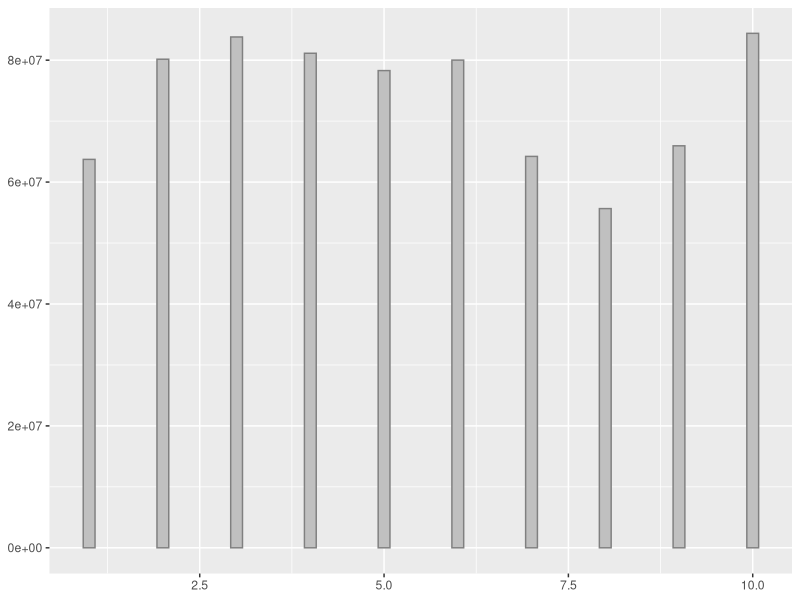
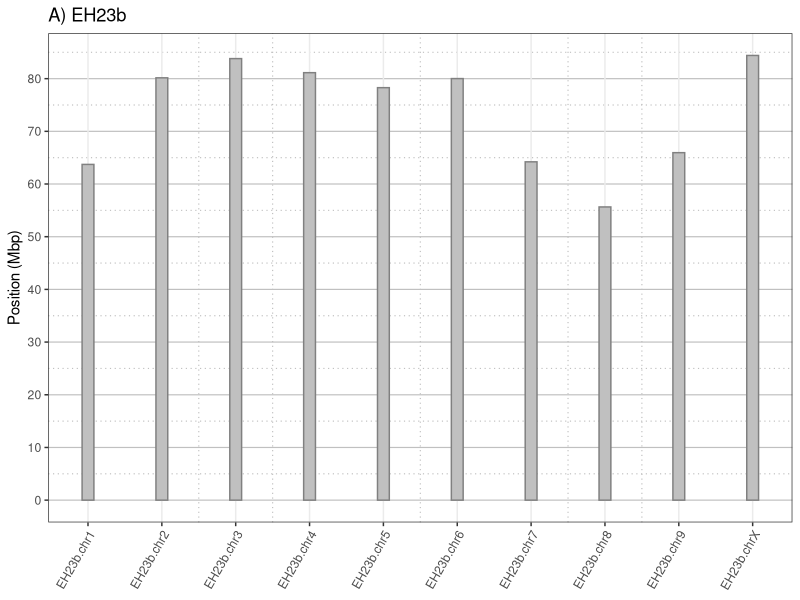
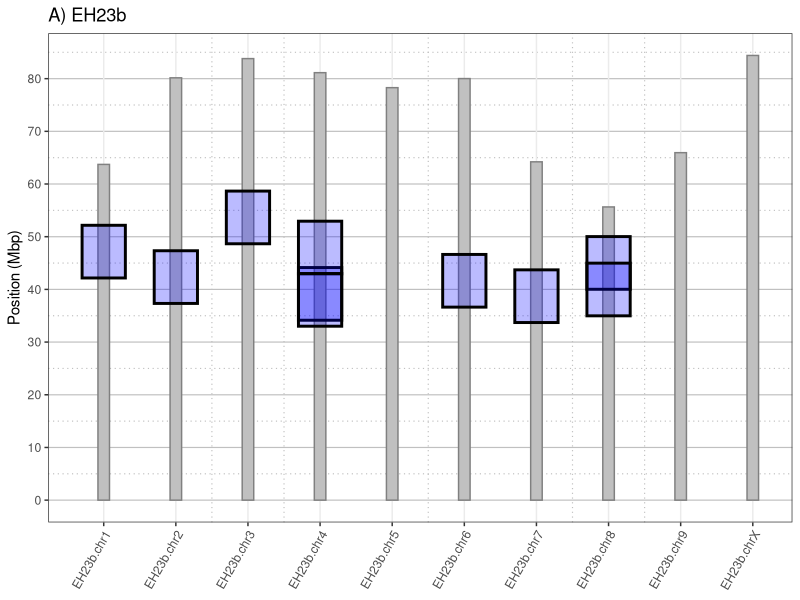
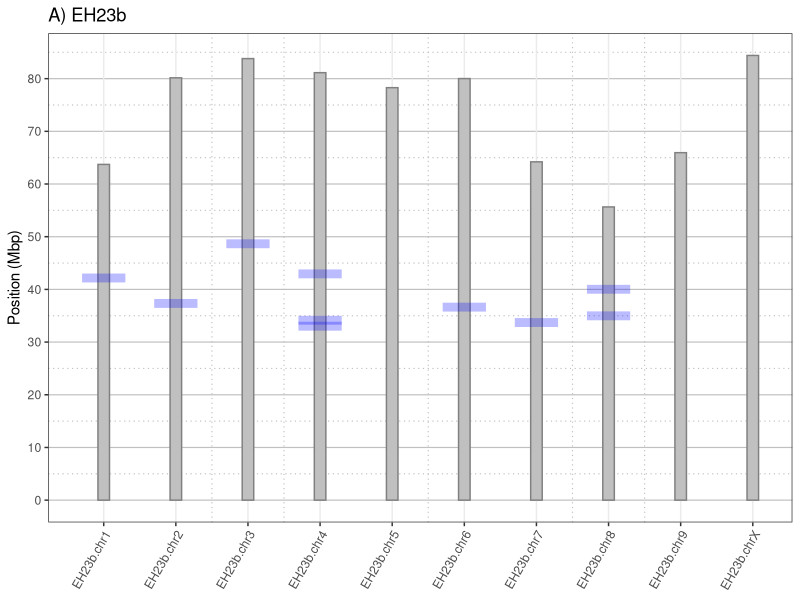
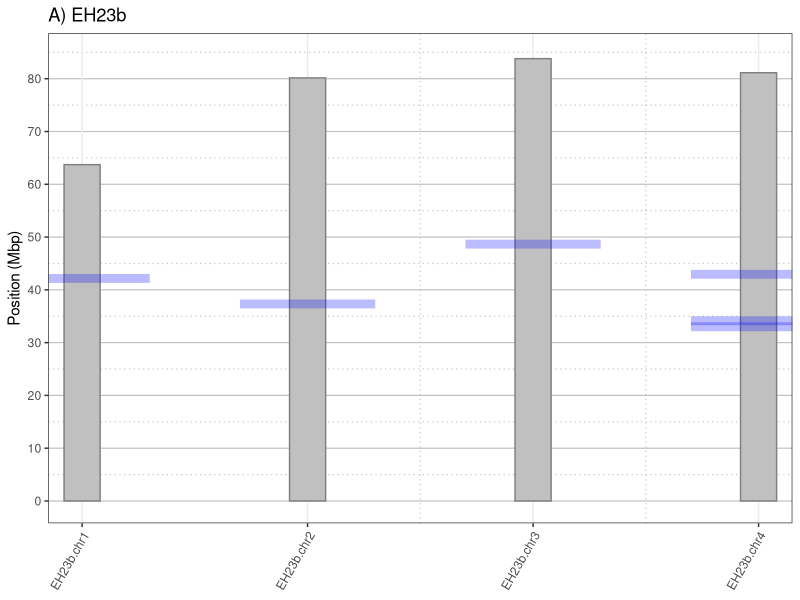
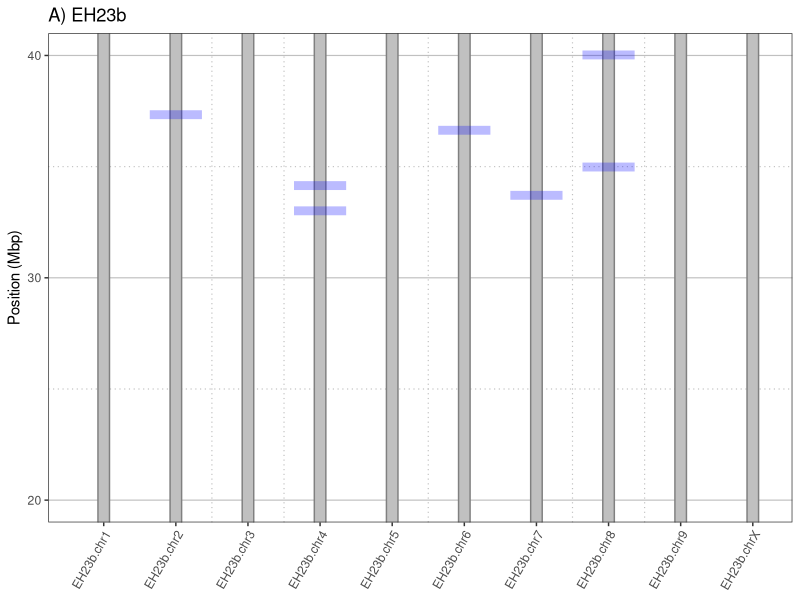
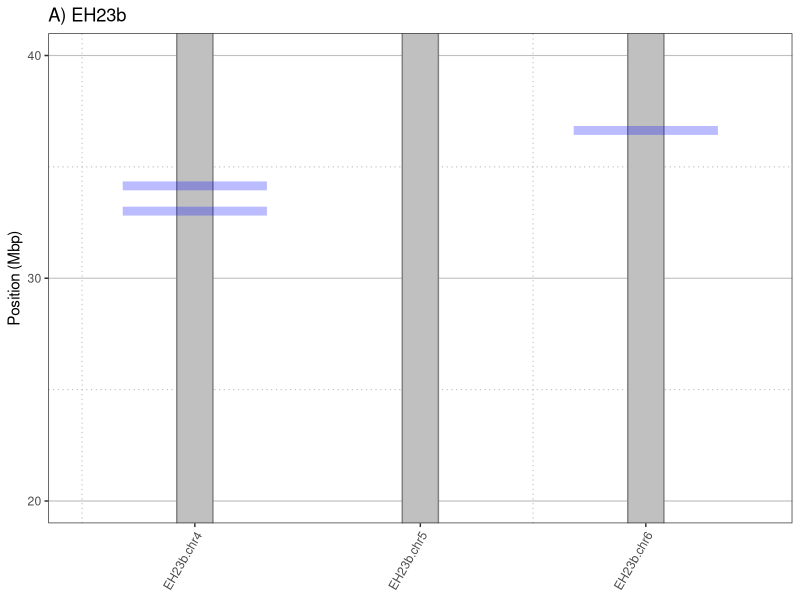

Reproduce these figures in R, in order.
## ---- chunk 1
knitr::opts_chunk$set(echo = TRUE)
knitr::opts_chunk$set(fig.align = "center")
## ---- chunk 2
t1 <- Sys.time()
## ---- chunk 3
#dput(nucs[ , c("Id", "Length")])
nucs <- structure(list(Id = c("EH23b.chr1", "EH23b.chr5", "EH23b.chr2", 
"EH23b.chr3", "EH23b.chr4", "EH23b.chr7", "EH23b.chr8", "EH23b.chr9", 
"EH23b.chr6", "EH23b.chrX"), Length = c(63722626L, 78289000L, 
80157000L, 83805000L, 81133510L, 64212500L, 55650000L, 65951000L, 
80012778L, 84401000L)), class = "data.frame", row.names = c(NA, 
-10L))
nucs[1:3, ]
## ---- chunk 4
nucs$chrom_num <- sub(".+chr", "", nucs$Id)
nucs$chrom_num[ nucs$chrom_num == "X" ] <- 10
nucs$chrom_num <- as.numeric(nucs$chrom_num)
nucs[1:3, ]
## ---- chunk 5
library(ggplot2)
chr_width <- 0.08

p <- ggplot( data = nucs, 
             mapping = aes( 
               xmin = chrom_num - chr_width, 
               xmax = chrom_num + chr_width,
               ymin = 1,
               ymax = Length) )
p <- p + geom_rect( fill = "#C0C0C0", color = "#808080" )
p
## ---- chunk 6
# Theme
p <- p + theme_bw()
p <- p + scale_x_continuous( 
  breaks = nucs$chrom_num,
#  limits = c(0.6, 10.4),
  labels = sub("a.chr", ".chr", nucs$Id)
)
  
p <- p + scale_y_continuous(
  breaks = seq( 0, 120e6, by = 10e6), 
  labels = seq( 0, 120, by = 10)
)


p <- p + theme( 
    panel.grid.minor.x = element_line( 
      linewidth = 0.4, color = "#C0C0C0", linetype = 3 ),
    axis.text.x = element_text(angle = 60, hjust = 1),
    axis.title.x = element_blank(),
    panel.grid.major.y = element_line( 
      linewidth = 0.4, color = "#C0C0C0", linetype = 1 ),
    panel.grid.minor.y = element_line( 
      linewidth = 0.4, color = "#C0C0C0", linetype = 3 )
  )
  
p <- p + ylab("Position (Mbp)")
p <- p + ggtitle( "A) EH23b" )

p
## ---- chunk 7

n_feats <- 10
my_feats <- data.frame(
  chrom = sample(nucs$chrom_num, size = n_feats, replace = TRUE),
  start = rnorm( n = n_feats, mean = 40e6, sd = 1e7)
)
my_feats$end <- my_feats$start + 1e7
my_feats
## ---- chunk 8
feat_width <- 0.3

p + geom_rect( data = my_feats, 
               mapping = aes(
                 xmin = chrom - feat_width,
                 xmax = chrom + feat_width,
                 ymin = start, ymax = end), 
               colour = "#000000", fill = "#0000FF44", linewidth = 1
)

## ---- chunk 9
feat_width <- 0.3
my_feats$end <- my_feats$start + 1e2

p <- p + geom_rect( data = my_feats, 
               mapping = aes(
                 xmin = chrom - feat_width,
                 xmax = chrom + feat_width,
                 ymin = start, ymax = end), 
               colour = "#0000FF44", fill = "#0000FF00", linewidth = 3
)
p
## ---- chunk 10
#p + xlim(1.6, 4)
p + coord_cartesian( xlim = c(1, 4) )
## ---- chunk 11
p + coord_cartesian( ylim = c(20e6, 40e6) )
## ---- chunk 12
p + coord_cartesian( xlim = c(3.5, 6.5), ylim = c(20e6, 40e6) )
## ---- chunk 13
t99 <- Sys.time()
t99 - t1
